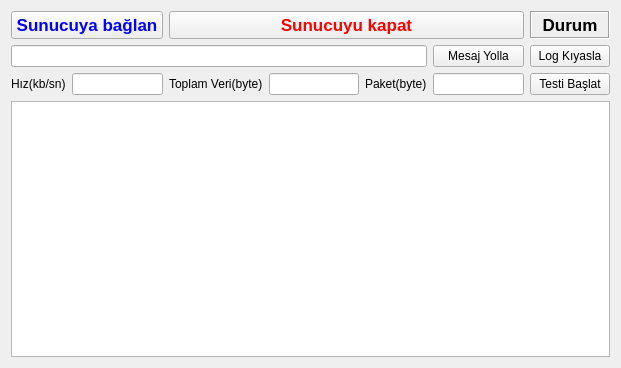
<?xml version="1.0" encoding="UTF-8"?>
<ui version="4.0">
 <class>MainWindow</class>
 <widget class="QMainWindow" name="MainWindow">
  <property name="geometry">
   <rect>
    <x>0</x>
    <y>0</y>
    <width>621</width>
    <height>368</height>
   </rect>
  </property>
  <property name="windowTitle">
   <string>Client</string>
  </property>
  <widget class="QWidget" name="centralWidget">
   <layout class="QGridLayout" name="gridLayout_2">
    <item row="0" column="2">
     <layout class="QGridLayout" name="gridLayout">
      <item row="1" column="5">
       <widget class="QPushButton" name="pushButton_send">
        <property name="text">
         <string>Mesaj Yolla</string>
        </property>
       </widget>
      </item>
      <item row="0" column="2" colspan="4">
       <layout class="QHBoxLayout" name="horizontalLayout_2">
        <item>
         <widget class="QPushButton" name="pushButton_disconnect">
          <property name="enabled">
           <bool>true</bool>
          </property>
          <property name="font">
           <font>
            <pointsize>13</pointsize>
            <weight>75</weight>
            <bold>true</bold>
           </font>
          </property>
          <property name="styleSheet">
           <string notr="true">color: rgb(255, 0, 0);</string>
          </property>
          <property name="text">
           <string>Sunucuyu kapat</string>
          </property>
         </widget>
        </item>
       </layout>
      </item>
      <item row="3" column="3">
       <widget class="QLineEdit" name="lineEdit_datasize"/>
      </item>
      <item row="0" column="0" colspan="2">
       <widget class="QPushButton" name="pushButton_connect">
        <property name="font">
         <font>
          <pointsize>13</pointsize>
          <weight>75</weight>
          <bold>true</bold>
         </font>
        </property>
        <property name="styleSheet">
         <string notr="true">color: rgb(0, 0, 255);</string>
        </property>
        <property name="text">
         <string>Sunucuya bağlan</string>
        </property>
       </widget>
      </item>
      <item row="3" column="2">
       <widget class="QLabel" name="label_3">
        <property name="text">
         <string>Toplam Veri(byte)</string>
        </property>
       </widget>
      </item>
      <item row="1" column="0" colspan="5">
       <widget class="QLineEdit" name="lineEdit_message"/>
      </item>
      <item row="3" column="5">
       <widget class="QLineEdit" name="lineEdit_packagesize"/>
      </item>
      <item row="3" column="1">
       <widget class="QLineEdit" name="lineEdit_speed"/>
      </item>
      <item row="3" column="6">
       <widget class="QPushButton" name="pushButton_teststart">
        <property name="text">
         <string>Testi Başlat</string>
        </property>
       </widget>
      </item>
      <item row="1" column="6">
       <widget class="QPushButton" name="pushButton_compare">
        <property name="text">
         <string>Log Kıyasla</string>
        </property>
       </widget>
      </item>
      <item row="4" column="0" colspan="7">
       <widget class="QTextEdit" name="textEdit_log"/>
      </item>
      <item row="3" column="4">
       <widget class="QLabel" name="label_2">
        <property name="text">
         <string>Paket(byte)</string>
        </property>
       </widget>
      </item>
      <item row="3" column="0">
       <widget class="QLabel" name="label">
        <property name="text">
         <string>Hız(kb/sn)</string>
        </property>
       </widget>
      </item>
      <item row="0" column="6">
       <widget class="QLabel" name="label_status">
        <property name="maximumSize">
         <size>
          <width>9999</width>
          <height>16777215</height>
         </size>
        </property>
        <property name="font">
         <font>
          <pointsize>13</pointsize>
          <weight>75</weight>
          <bold>true</bold>
         </font>
        </property>
        <property name="frameShape">
         <enum>QFrame::Box</enum>
        </property>
        <property name="frameShadow">
         <enum>QFrame::Sunken</enum>
        </property>
        <property name="text">
         <string>Durum</string>
        </property>
        <property name="alignment">
         <set>Qt::AlignCenter</set>
        </property>
       </widget>
      </item>
     </layout>
    </item>
   </layout>
  </widget>
 </widget>
 <layoutdefault spacing="6" margin="11"/>
 <resources/>
 <connections/>
</ui>
